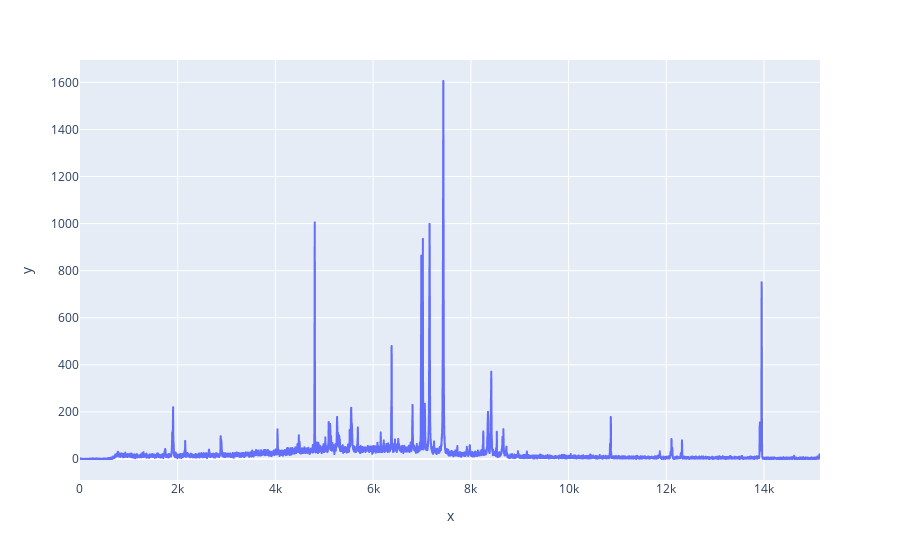

Write notebook code for a chart like this one.
### Code cell
px.line(
    x = channel_obj.midpoints,
    y = channel_obj.counts
)

### Figure 1 — Plotly figure (JSON) as saved in the notebook; plotly's stock layout.template omitted (floating-point values rounded to 4 significant figures; data arrays with more than 128 entries replaced by an {"elided": "..."} marker saying what was removed)
{"data": [{"hovertemplate": "x=%{x}<br>y=%{y}<extra></extra>", "legendgroup": "", "line": {"color": "#636efa", "dash": "solid"}, "marker": {"symbol": "circle"}, "mode": "lines", "name": "", "showlegend": false, "type": "scattergl", "x": {"elided": "10000 float values"}, "xaxis": "x", "y": {"elided": "10000 int values"}, "yaxis": "y"}], "layout": {"legend": {"tracegroupgap": 0}, "margin": {"t": 60}, "xaxis": {"anchor": "y", "domain": [0, 1], "title": {"text": "x"}}, "yaxis": {"anchor": "x", "domain": [0, 1], "title": {"text": "y"}}}}
